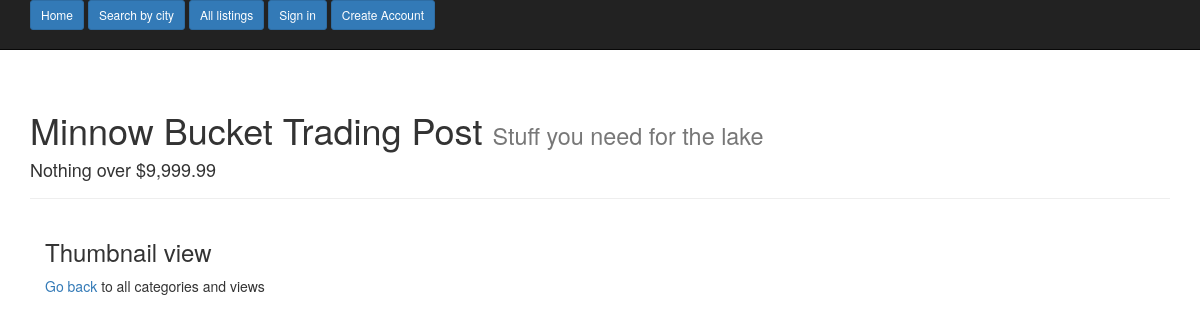
The app's page /category/13/thumb/, older data.
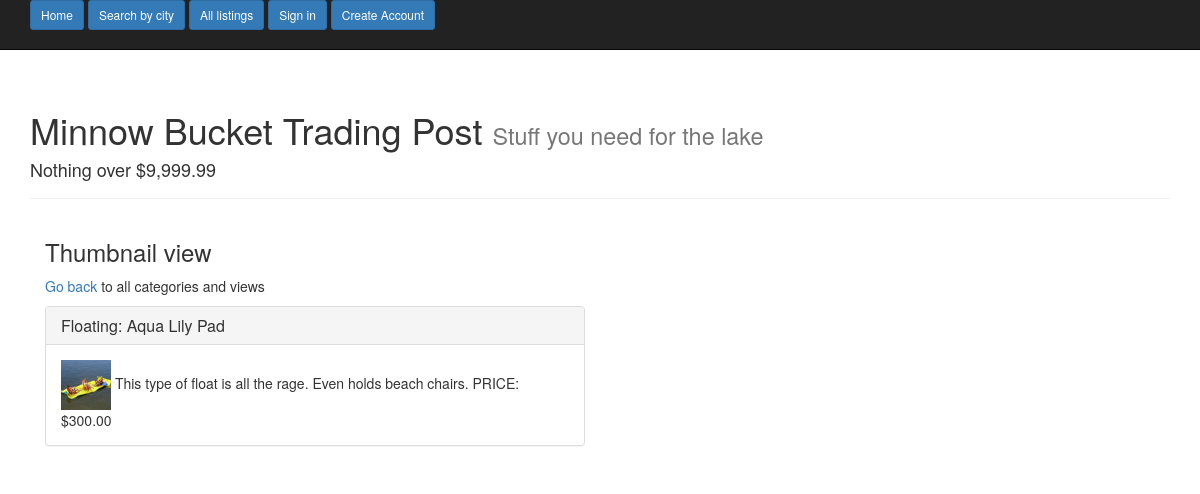
The same page, newer data.
### main_app/models.py (models this page shows, shortened)
class Listing(models.Model):
    title = models.CharField(max_length=40)
    description = models.TextField()
    price = models.DecimalField(max_digits=6, decimal_places=2)
    photo = models.ImageField(upload_to='listing_photos', null=True, blank=True, verbose_name='Upload a photo')
    city = models.ForeignKey(Location)
    seller = models.ForeignKey(User)
    created = models.DateTimeField(auto_now_add=True)
    pick_category = models.ForeignKey(Category)
    class Meta:
        ordering = ['-created']
    @property
    def photo_url(self):
        if self.photo:
            return self.photo.url
        return 'http://sport.ngmnexpo.com/cliparts/2015/02/1344144.jpg'

class Category(models.Model):
    new_category = models.CharField(max_length=30)
    choose_main = models.ForeignKey('self', null=True, blank=True, related_name="sub_choice")
    def __str__(self):
        return self.new_category
    class Meta:
        verbose_name_plural = "Categories"

### main_app/views.py (the view)
# urls.py: url(r'^category/(?P<subpk>\d+)/thumb/$', SubCatThumbView.as_view(), name='subcat_thumb_view'),
class SubCatThumbView(SubCatListView):
    template_name = 'thumb.html'

### main_app/views.py (called while the page is built)
    def get_queryset(self, **kwargs):
        sub_cat = self.kwargs.get('subpk', None)
        return Listing.objects.filter(pick_category=sub_cat)

### templates/thumb.html
{% extends "base.html" %}
{% block content %}
<div class="col-md-6">
  <h3>Thumbnail view</h3>
  <p> <a href="{% url 'index_view' %}">Go back</a> to all categories and views </p>
  {% for object in object_list %}
      <div class="panel panel-default">
        <div class="panel-heading">
          <h3 class="panel-title">{{ object.pick_category }}: <a href="{% url 'list_detail_view' object.pk %}">{{ object.title }}</a></h3>
        </div>
        <div class="panel-body">
            <a href="{% url 'list_detail_view' object.pk %}"><img class='small' src="{{ object.photo_url }}" alt="" /></a>
            {{ object.description }}
            PRICE: ${{ object.price }}
        </div>
      </div>
  {% endfor %}
{% endblock %}

Row changes from the older to the newer data that the page shows:
added Listing: pick_category "Floating", title "Aqua Lily Pad", photo_url (picture), description "This type of float is all the rage. Even holds beach chairs.", price "300.00"
